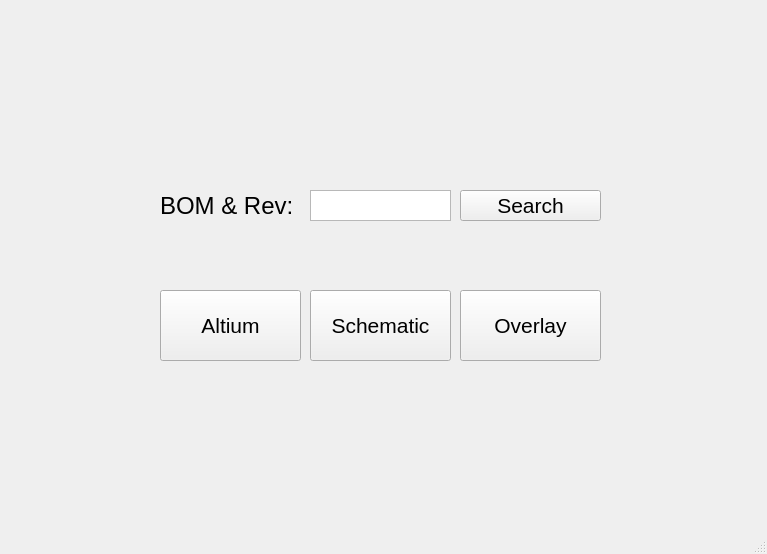
<?xml version="1.0" encoding="UTF-8"?>
<ui version="4.0">
 <class>MainWindow</class>
 <widget class="QMainWindow" name="MainWindow">
  <property name="geometry">
   <rect>
    <x>0</x>
    <y>0</y>
    <width>767</width>
    <height>554</height>
   </rect>
  </property>
  <property name="font">
   <font>
    <family>HelveticaNeue</family>
    <pointsize>16</pointsize>
    <weight>50</weight>
    <bold>false</bold>
   </font>
  </property>
  <property name="windowTitle">
   <string>Hardware Tech Debug</string>
  </property>
  <property name="autoFillBackground">
   <bool>false</bool>
  </property>
  <widget class="QWidget" name="centralwidget">
   <widget class="QPushButton" name="pushButton">
    <property name="geometry">
     <rect>
      <x>160</x>
      <y>290</y>
      <width>141</width>
      <height>71</height>
     </rect>
    </property>
    <property name="font">
     <font>
      <family>Arial</family>
     </font>
    </property>
    <property name="text">
     <string>Altium</string>
    </property>
   </widget>
   <widget class="QPushButton" name="pushButton_2">
    <property name="geometry">
     <rect>
      <x>310</x>
      <y>290</y>
      <width>141</width>
      <height>71</height>
     </rect>
    </property>
    <property name="font">
     <font>
      <family>Arial</family>
     </font>
    </property>
    <property name="text">
     <string>Schematic</string>
    </property>
   </widget>
   <widget class="QPushButton" name="pushButton_3">
    <property name="geometry">
     <rect>
      <x>460</x>
      <y>290</y>
      <width>141</width>
      <height>71</height>
     </rect>
    </property>
    <property name="font">
     <font>
      <family>Arial</family>
     </font>
    </property>
    <property name="text">
     <string>Overlay</string>
    </property>
   </widget>
   <widget class="QTextEdit" name="textEdit">
    <property name="geometry">
     <rect>
      <x>310</x>
      <y>190</y>
      <width>141</width>
      <height>31</height>
     </rect>
    </property>
    <property name="font">
     <font>
      <family>HelveticaNeue</family>
      <pointsize>16</pointsize>
      <weight>50</weight>
      <bold>false</bold>
     </font>
    </property>
    <property name="verticalScrollBarPolicy">
     <enum>Qt::ScrollBarAlwaysOff</enum>
    </property>
    <property name="horizontalScrollBarPolicy">
     <enum>Qt::ScrollBarAlwaysOff</enum>
    </property>
    <property name="tabChangesFocus">
     <bool>true</bool>
    </property>
    <property name="lineWrapMode">
     <enum>QTextEdit::NoWrap</enum>
    </property>
    <property name="html">
     <string>&lt;!DOCTYPE HTML PUBLIC &quot;-//W3C//DTD HTML 4.0//EN&quot; &quot;http://www.w3.org/TR/REC-html40/strict.dtd&quot;&gt;
&lt;html&gt;&lt;head&gt;&lt;meta name=&quot;qrichtext&quot; content=&quot;1&quot; /&gt;&lt;style type=&quot;text/css&quot;&gt;
p, li { white-space: pre-wrap; }
&lt;/style&gt;&lt;/head&gt;&lt;body style=&quot; font-family:'HelveticaNeue'; font-size:16pt; font-weight:400; font-style:normal;&quot;&gt;
&lt;p style=&quot;-qt-paragraph-type:empty; margin-top:0px; margin-bottom:0px; margin-left:0px; margin-right:0px; -qt-block-indent:0; text-indent:0px;&quot;&gt;&lt;br /&gt;&lt;/p&gt;&lt;/body&gt;&lt;/html&gt;</string>
    </property>
    <property name="tabStopWidth">
     <number>5</number>
    </property>
   </widget>
   <widget class="QLabel" name="label">
    <property name="geometry">
     <rect>
      <x>160</x>
      <y>180</y>
      <width>141</width>
      <height>51</height>
     </rect>
    </property>
    <property name="font">
     <font>
      <family>Arial</family>
      <pointsize>18</pointsize>
      <weight>50</weight>
      <bold>false</bold>
     </font>
    </property>
    <property name="text">
     <string>BOM &amp; Rev:</string>
    </property>
   </widget>
   <widget class="QPushButton" name="pushButton_4">
    <property name="geometry">
     <rect>
      <x>460</x>
      <y>190</y>
      <width>141</width>
      <height>31</height>
     </rect>
    </property>
    <property name="font">
     <font>
      <family>Arial</family>
     </font>
    </property>
    <property name="text">
     <string>Search</string>
    </property>
   </widget>
  </widget>
  <widget class="QMenuBar" name="menubar">
   <property name="geometry">
    <rect>
     <x>0</x>
     <y>0</y>
     <width>767</width>
     <height>21</height>
    </rect>
   </property>
  </widget>
  <widget class="QStatusBar" name="statusbar"/>
 </widget>
 <resources/>
 <connections/>
</ui>
